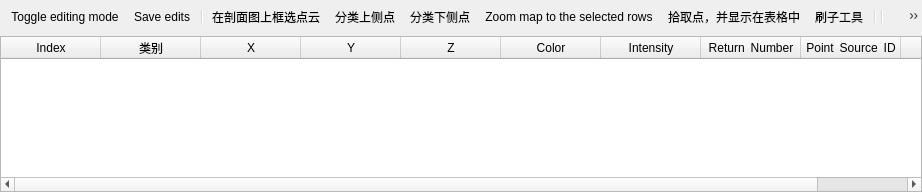
<?xml version="1.0" encoding="UTF-8"?>
<ui version="4.0">
 <class>QgsClassifyLasBaseTableDialog</class>
 <widget class="QDialog" name="QgsClassifyLasBaseTableDialog">
  <property name="geometry">
   <rect>
    <x>0</x>
    <y>0</y>
    <width>922</width>
    <height>192</height>
   </rect>
  </property>
  <property name="windowTitle">
   <string>Attribute Table</string>
  </property>
  <layout class="QGridLayout" name="gridLayout">
   <property name="leftMargin">
    <number>0</number>
   </property>
   <property name="topMargin">
    <number>0</number>
   </property>
   <property name="rightMargin">
    <number>0</number>
   </property>
   <property name="bottomMargin">
    <number>0</number>
   </property>
   <property name="spacing">
    <number>3</number>
   </property>
   <item row="4" column="0">
    <widget class="QToolBar" name="mToolbar">
     <property name="iconSize">
      <size>
       <width>18</width>
       <height>18</height>
      </size>
     </property>
     <property name="floatable">
      <bool>false</bool>
     </property>
     <addaction name="mActionToggleEditing"/>
     <addaction name="mActionSaveEdits"/>
     <addaction name="separator"/>
     <addaction name="m_selectiononprofile"/>
     <addaction name="m_drawlieonprofile"/>
     <addaction name="m_drawlieonprofile_2"/>
     <addaction name="mActionViewInTable"/>
     <addaction name="mActionPickPoints"/>
     <addaction name="mActionBrush"/>
     <addaction name="separator"/>
     <addaction name="separator"/>
     <addaction name="mActionDockUndock"/>
    </widget>
   </item>
   <item row="5" column="0">
    <layout class="QGridLayout" name="gridLayout_2">
     <item row="0" column="0">
      <layout class="QHBoxLayout" name="horizontalLayout">
       <item>
        <widget class="QTableWidget" name="mTable">
         <property name="enabled">
          <bool>true</bool>
         </property>
         <property name="sizePolicy">
          <sizepolicy hsizetype="Preferred" vsizetype="Preferred">
           <horstretch>20</horstretch>
           <verstretch>0</verstretch>
          </sizepolicy>
         </property>
         <property name="autoScrollMargin">
          <number>5</number>
         </property>
         <column>
          <property name="text">
           <string>Index</string>
          </property>
         </column>
         <column>
          <property name="text">
           <string>类别</string>
          </property>
         </column>
         <column>
          <property name="text">
           <string>X</string>
          </property>
         </column>
         <column>
          <property name="text">
           <string>Y</string>
          </property>
         </column>
         <column>
          <property name="text">
           <string>Z</string>
          </property>
         </column>
         <column>
          <property name="text">
           <string>Color</string>
          </property>
         </column>
         <column>
          <property name="text">
           <string>Intensity</string>
          </property>
         </column>
         <column>
          <property name="text">
           <string>Return Number</string>
          </property>
         </column>
         <column>
          <property name="text">
           <string>Point Source ID</string>
          </property>
         </column>
         <column>
          <property name="text">
           <string>FileNumber</string>
          </property>
         </column>
        </widget>
       </item>
      </layout>
     </item>
    </layout>
   </item>
  </layout>
  <action name="mActionToggleEditing">
   <property name="checkable">
    <bool>true</bool>
   </property>
   <property name="icon">
    <iconset resource="../../images/images.qrc">
     <normaloff>:/images/themes/default/mActionToggleEditing.svg</normaloff>:/images/themes/default/mActionToggleEditing.svg</iconset>
   </property>
   <property name="text">
    <string>Toggle editing mode</string>
   </property>
   <property name="toolTip">
    <string>Toggle editing mode (Ctrl+E)</string>
   </property>
   <property name="shortcut">
    <string>Ctrl+E</string>
   </property>
  </action>
  <action name="mActionSaveEdits">
   <property name="icon">
    <iconset resource="../../images/images.qrc">
     <normaloff>:/images/themes/default/mActionSaveAllEdits.svg</normaloff>:/images/themes/default/mActionSaveAllEdits.svg</iconset>
   </property>
   <property name="text">
    <string>Save edits</string>
   </property>
   <property name="toolTip">
    <string>Save edits (Ctrl+S)</string>
   </property>
  </action>
  <action name="mActionSinglePointPen">
   <property name="icon">
    <iconset resource="../../images/images.qrc">
     <normaloff>:/images/themes/default/cursors/mSampler.svg</normaloff>:/images/themes/default/cursors/mSampler.svg</iconset>
   </property>
   <property name="text">
    <string>Add feature</string>
   </property>
  </action>
  <action name="mActionBrush">
   <property name="icon">
    <iconset resource="../../images/images.qrc">
     <normaloff>:/images/themes/default/propertyicons/rendering.svg</normaloff>:/images/themes/default/propertyicons/rendering.svg</iconset>
   </property>
   <property name="text">
    <string>刷子工具</string>
   </property>
   <property name="toolTip">
    <string>Delete selected features</string>
   </property>
   <property name="shortcut">
    <string>Del</string>
   </property>
  </action>
  <action name="mActionSelectAll">
   <property name="icon">
    <iconset resource="../../images/images.qrc">
     <normaloff>:/images/themes/default/mActionSelectAll.svg</normaloff>:/images/themes/default/mActionSelectAll.svg</iconset>
   </property>
   <property name="text">
    <string>Select all</string>
   </property>
   <property name="toolTip">
    <string>Select all (Ctrl+A)</string>
   </property>
  </action>
  <action name="mActionInvertSelection">
   <property name="icon">
    <iconset resource="../../images/images.qrc">
     <normaloff>:/images/themes/default/mActionInvertSelection.svg</normaloff>:/images/themes/default/mActionInvertSelection.svg</iconset>
   </property>
   <property name="text">
    <string>Invert selection</string>
   </property>
   <property name="toolTip">
    <string>Invert selection (Ctrl+R)</string>
   </property>
   <property name="shortcut">
    <string>Ctrl+R</string>
   </property>
  </action>
  <action name="mActionRemoveSelection">
   <property name="icon">
    <iconset resource="../../images/images.qrc">
     <normaloff>:/images/themes/default/mActionDeselectActiveLayer.svg</normaloff>:/images/themes/default/mActionDeselectActiveLayer.svg</iconset>
   </property>
   <property name="text">
    <string>Deselect all features from the layer</string>
   </property>
   <property name="toolTip">
    <string>Deselect all features from the layer (Ctrl+Shift+A)</string>
   </property>
   <property name="shortcut">
    <string>Ctrl+Shift+A</string>
   </property>
  </action>
  <action name="mActionViewInTable">
   <property name="icon">
    <iconset resource="../../images/images.qrc">
     <normaloff>:/images/themes/default/mActionZoomToSelected.svg</normaloff>:/images/themes/default/mActionZoomToSelected.svg</iconset>
   </property>
   <property name="text">
    <string>Zoom map to the selected rows</string>
   </property>
   <property name="toolTip">
    <string>Zoom map to the selected rows (Ctrl+J)</string>
   </property>
   <property name="shortcut">
    <string>Ctrl+J</string>
   </property>
  </action>
  <action name="mActionPickPoints">
   <property name="icon">
    <iconset resource="../../images/images.qrc">
     <normaloff>:/images/themes/default/propertyicons/render.svg</normaloff>:/images/themes/default/propertyicons/render.svg</iconset>
   </property>
   <property name="text">
    <string>拾取点，并显示在表格中</string>
   </property>
   <property name="toolTip">
    <string>拾取点，并显示在表格中</string>
   </property>
  </action>
  <action name="mActionDockUndock">
   <property name="checkable">
    <bool>true</bool>
   </property>
   <property name="icon">
    <iconset resource="../../images/images.qrc">
     <normaloff>:/images/themes/default/mDockify.svg</normaloff>:/images/themes/default/mDockify.svg</iconset>
   </property>
   <property name="text">
    <string>Dock Attribute Table</string>
   </property>
   <property name="toolTip">
    <string>Dock Attribute Table</string>
   </property>
  </action>
  <action name="m_selectiononprofile">
   <property name="icon">
    <iconset resource="../../images/images.qrc">
     <normaloff>:/images/cc/square.png</normaloff>:/images/cc/square.png</iconset>
   </property>
   <property name="text">
    <string>在剖面图上框选点云</string>
   </property>
  </action>
  <action name="m_drawlieonprofile">
   <property name="icon">
    <iconset resource="../../images/images.qrc">
     <normaloff>:/images/themes/default/checks/MissingVertex.svg</normaloff>:/images/themes/default/checks/MissingVertex.svg</iconset>
   </property>
   <property name="text">
    <string>分类上侧点</string>
   </property>
  </action>
  <action name="m_drawlieonprofile_2">
   <property name="icon">
    <iconset resource="../../images/images.qrc">
     <normaloff>:/images/themes/default/cadtools/perpendicular.svg</normaloff>:/images/themes/default/cadtools/perpendicular.svg</iconset>
   </property>
   <property name="text">
    <string>分类下侧点</string>
   </property>
  </action>
 </widget>
 <resources>
  <include location="../../images/images.qrc"/>
 </resources>
 <connections/>
</ui>
